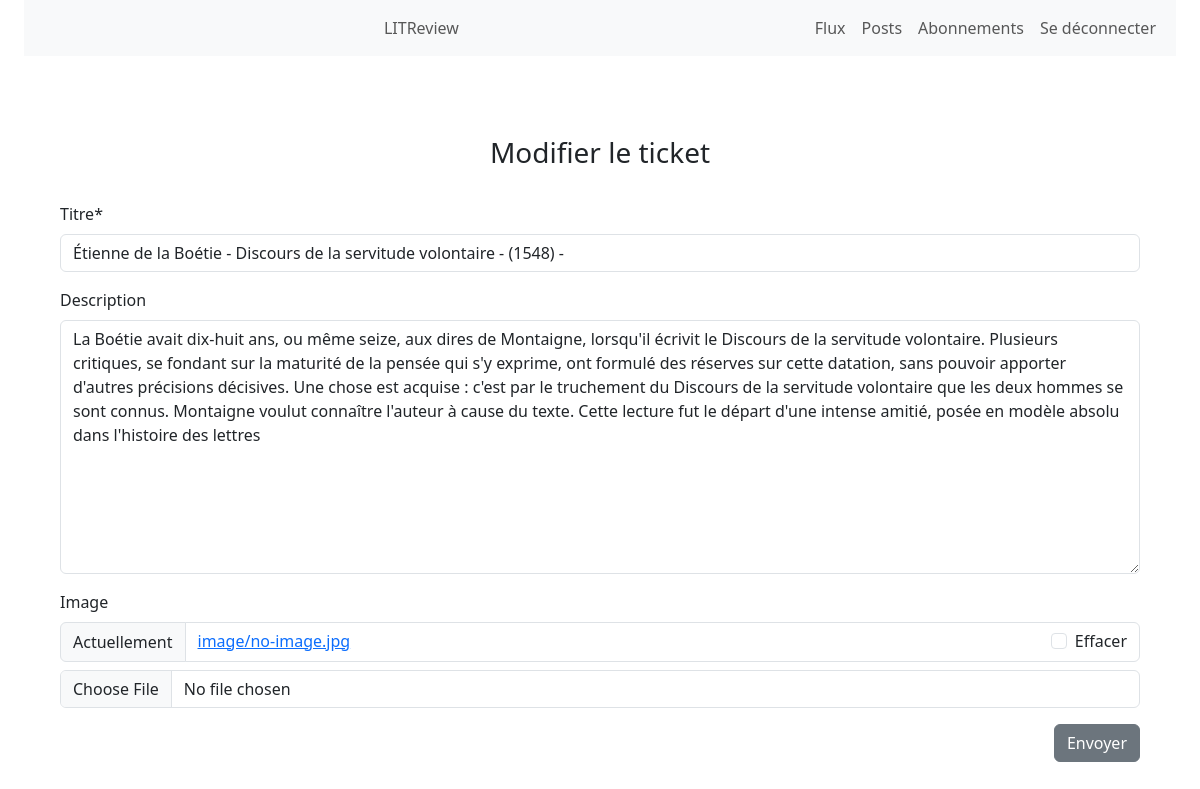
/modify/ticket/39 (signed in), run on the app's committed database.
### blog/models.py (models this page shows, shortened)
class Ticket(models.Model):
    title = models.CharField(
        max_length=128, verbose_name='Titre', default=None)
    description = models.TextField(max_length=2048, blank=True)
    user = models.ForeignKey(settings.AUTH_USER_MODEL,
                             on_delete=models.CASCADE, blank=True)
    image = models.ImageField(null=True, blank=True, upload_to="image/")
    time_created = models.DateTimeField(
        auto_now_add=True)
    IMAGE_MAX_SIZE = (708, 270)

### blog/views.py (the view, shortened to what this page needs)
# urls.py: path('modify/ticket/<ticket_id>', blog.views.modify_ticket, name="modify-t"),
@login_required
def modify_ticket(request, ticket_id):
    ticket = get_object_or_404(models.Ticket, id=ticket_id)
    ticket_form = forms.TicketForms(instance=ticket)
    return render(request, 'blog/modify-tickets.html', context={"ticket_form": ticket_form,
                                                                })

### blog/forms.py
class TicketForms(forms.ModelForm):
    class Meta:
        model = models.Ticket
        fields = ["title", "description", "image"]

### blog/templates/blog/modify-tickets.html
{% extends "base.html" %}
{% load crispy_forms_tags %}
{% block content %}
<div class="container-fluid p-5">
    <h3 class="text-center p-3 my-3">Modifier le ticket</h3>
    {% include 'blog/ticket-form.html' %}
</div>
{% endblock content%}

### blog/templates/blog/ticket-form.html (shortened to what this page needs)
{% load crispy_forms_tags %}
<form method='post' class="creat-article" enctype="multipart/form-data">
    {{ ticket_form|crispy }}
    <div class="d-grid gap-2 d-md-flex justify-content-md-end">
        <button class="btn btn-secondary" type='submit' value="signup">Envoyer</button>
    </div>
</form>

### blog/static/blog/styles.css (style rules this page uses)
:root { --star-size: 30px; --star-color: #ada9a9; --star-background: #fc0; }

### data on the page
Ticket: title "Étienne de la Boétie - Discours de la servitude volontaire - (1548) -", description "La Boétie avait dix-huit ans, ou même seize, aux dires de Montaigne, lorsqu'il écrivit le Discours de la servitude volontaire. Plusieurs critiques, se fondant sur la maturité de la pensée qui s'y exprime, ont formulé des réserves sur cette datation, sans pouvoir apporter d'autres précisions décisives. Une chose est acquise : c'est par le truchement du Discours de la servitude volontaire que les deux hommes se sont connus. Montaigne voulut connaître l'auteur à cause du texte. Cette lecture fut le départ d'une intense amitié, posée en modèle absolu dans l'histoire des lettres"
